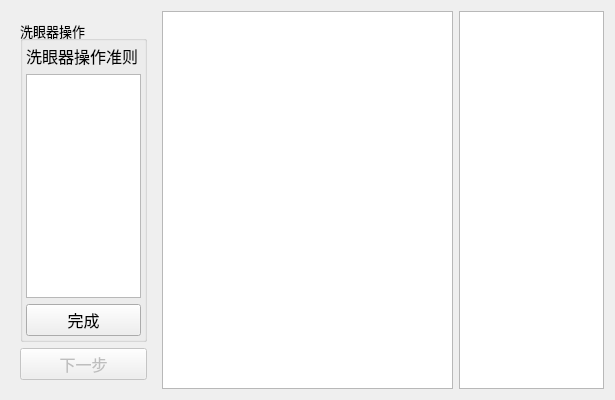
<?xml version="1.0" encoding="UTF-8"?>
<ui version="4.0">
 <class>EyeWasherOperation</class>
 <widget class="QWidget" name="EyeWasherOperation">
  <property name="geometry">
   <rect>
    <x>0</x>
    <y>0</y>
    <width>615</width>
    <height>400</height>
   </rect>
  </property>
  <property name="windowTitle">
   <string>Form</string>
  </property>
  <layout class="QHBoxLayout" name="horizontalLayout_2">
   <item>
    <layout class="QHBoxLayout" name="horizontalLayout" stretch="1,2,1">
     <item>
      <widget class="QStackedWidget" name="stackedWidget">
       <property name="currentIndex">
        <number>0</number>
       </property>
       <widget class="QWidget" name="page_5">
        <layout class="QVBoxLayout" name="verticalLayout_9">
         <item>
          <widget class="QGroupBox" name="groupBox_5">
           <property name="font">
            <font>
             <pointsize>10</pointsize>
            </font>
           </property>
           <property name="title">
            <string>洗眼器操作</string>
           </property>
           <layout class="QVBoxLayout" name="verticalLayout_10">
            <property name="leftMargin">
             <number>3</number>
            </property>
            <property name="topMargin">
             <number>3</number>
            </property>
            <property name="rightMargin">
             <number>3</number>
            </property>
            <property name="bottomMargin">
             <number>3</number>
            </property>
            <item>
             <widget class="QLabel" name="label_3">
              <property name="font">
               <font>
                <pointsize>12</pointsize>
               </font>
              </property>
              <property name="text">
               <string>洗眼器操作准则</string>
              </property>
             </widget>
            </item>
            <item>
             <widget class="QListWidget" name="textList">
              <property name="font">
               <font>
                <pointsize>15</pointsize>
               </font>
              </property>
              <property name="focusPolicy">
               <enum>Qt::NoFocus</enum>
              </property>
              <property name="alternatingRowColors">
               <bool>true</bool>
              </property>
              <property name="selectionMode">
               <enum>QAbstractItemView::SingleSelection</enum>
              </property>
              <property name="spacing">
               <number>8</number>
              </property>
              <property name="wordWrap">
               <bool>true</bool>
              </property>
             </widget>
            </item>
            <item>
             <widget class="QPushButton" name="btnCheck">
              <property name="font">
               <font>
                <pointsize>12</pointsize>
               </font>
              </property>
              <property name="text">
               <string>完成</string>
              </property>
             </widget>
            </item>
           </layout>
          </widget>
         </item>
         <item>
          <widget class="QPushButton" name="btnNext">
           <property name="enabled">
            <bool>false</bool>
           </property>
           <property name="font">
            <font>
             <pointsize>12</pointsize>
            </font>
           </property>
           <property name="text">
            <string>下一步</string>
           </property>
          </widget>
         </item>
        </layout>
       </widget>
       <widget class="QWidget" name="page_6">
        <layout class="QVBoxLayout" name="verticalLayout_11">
         <item>
          <widget class="QGroupBox" name="groupBox_6">
           <property name="font">
            <font>
             <pointsize>10</pointsize>
            </font>
           </property>
           <property name="title">
            <string>洗眼器操作流程</string>
           </property>
           <layout class="QVBoxLayout" name="verticalLayout_12">
            <item>
             <layout class="QHBoxLayout" name="horizontalLayout_4">
              <item>
               <widget class="QLabel" name="label_4">
                <property name="text">
                 <string>剩余次数</string>
                </property>
               </widget>
              </item>
              <item>
               <widget class="QLCDNumber" name="lcdNumber">
                <property name="digitCount">
                 <number>2</number>
                </property>
                <property name="intValue" stdset="0">
                 <number>5</number>
                </property>
               </widget>
              </item>
             </layout>
            </item>
            <item>
             <widget class="QListWidget" name="operationList">
              <property name="font">
               <font>
                <pointsize>12</pointsize>
               </font>
              </property>
              <property name="focusPolicy">
               <enum>Qt::NoFocus</enum>
              </property>
              <property name="editTriggers">
               <set>QAbstractItemView::NoEditTriggers</set>
              </property>
              <property name="dragEnabled">
               <bool>true</bool>
              </property>
              <property name="dragDropOverwriteMode">
               <bool>false</bool>
              </property>
              <property name="dragDropMode">
               <enum>QAbstractItemView::InternalMove</enum>
              </property>
              <property name="defaultDropAction">
               <enum>Qt::MoveAction</enum>
              </property>
              <property name="alternatingRowColors">
               <bool>true</bool>
              </property>
              <property name="selectionMode">
               <enum>QAbstractItemView::NoSelection</enum>
              </property>
              <property name="spacing">
               <number>5</number>
              </property>
              <property name="wordWrap">
               <bool>true</bool>
              </property>
             </widget>
            </item>
           </layout>
          </widget>
         </item>
        </layout>
       </widget>
      </widget>
     </item>
     <item>
      <widget class="QGraphicsView" name="graphicsView"/>
     </item>
     <item>
      <widget class="QTextBrowser" name="textBrowser"/>
     </item>
    </layout>
   </item>
  </layout>
 </widget>
 <resources/>
 <connections/>
</ui>
